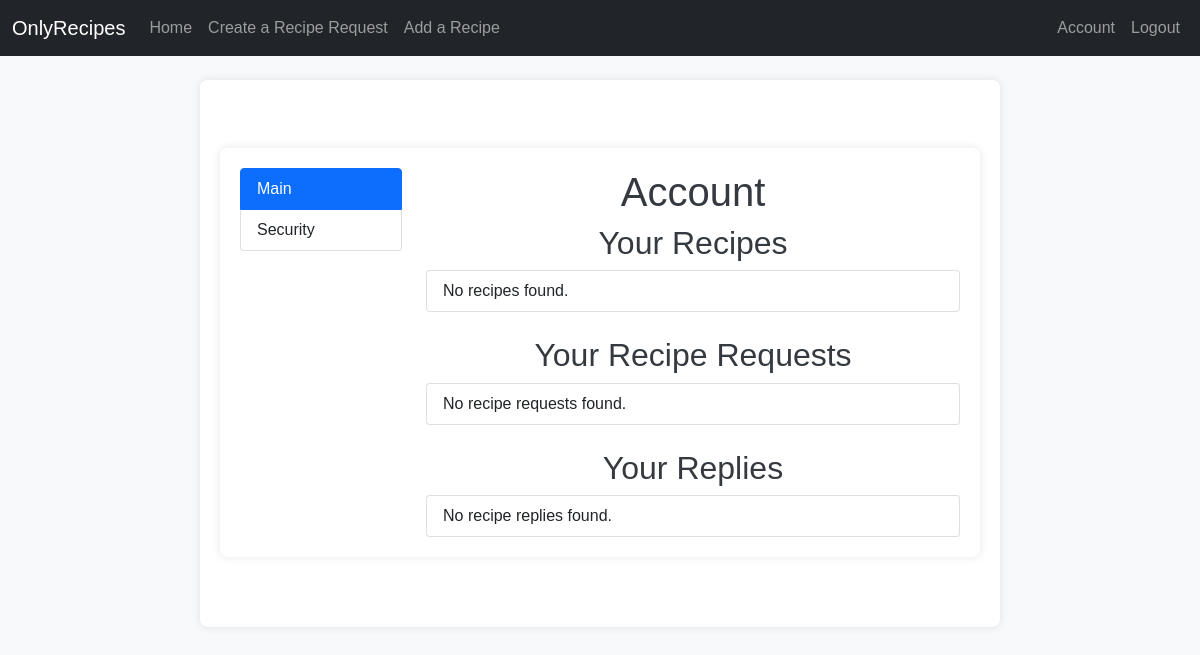
Page /account (signed in) on the earlier database version.
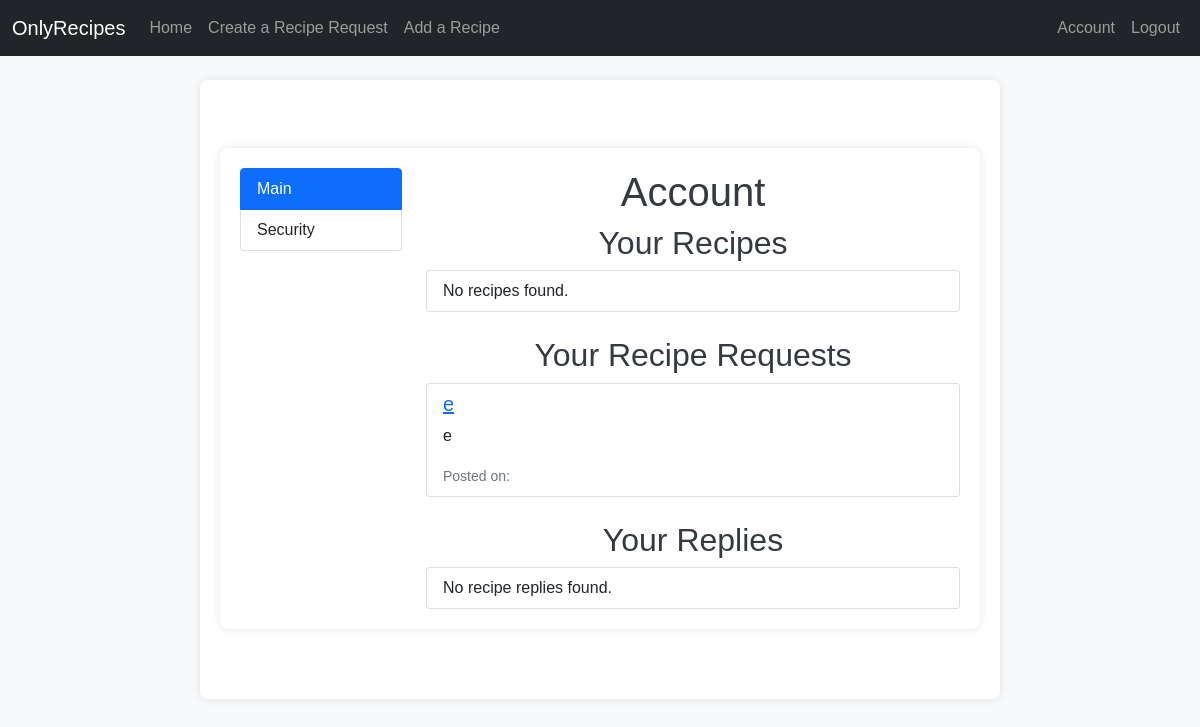
Same page on the later database version.
### app/models.py (models this page shows)
class RecipeRequest(db.Model):
    id = db.Column(db.Integer, primary_key=True)
    title = db.Column(db.String(100), unique=True, nullable=False)
    description = db.Column(db.Text, nullable=False)
    meal_type = db.Column(db.String(50), nullable=False)
    created_at = db.Column(db.DateTime, default=datetime.utcnow)
    ingredients = db.relationship('Ingredient', secondary=recipe_ingredients, lazy='subquery', backref=db.backref('recipe_requests', lazy=True))
    user_id = db.Column(db.Integer, db.ForeignKey('user.id'), nullable=False)

### app/routes.py (the view)
@bp.route('/account')
@login_required
def account():
    recipe_requests = get_user_recipe_requests(current_user)
    recipe_replies = get_user_recipe_replies(current_user)
    return render_template('account.html', recipe_requests=recipe_requests, recipe_replies=recipe_replies, active_tab='main')

### app/models.py (called while the page is built)
@login_manager.user_loader
def load_user(user_id):
    return User.query.get(int(user_id))

### app/routes.py (called while the page is built)
def get_user_recipe_requests(user):
    return RecipeRequest.query.filter_by(user_id=user.id).all()

def get_user_recipe_replies(user):
    return RecipeReply.query.filter_by(user_id=user.id).all()

### app/templates/account.html (shortened to what this page needs)
{% extends "base.html" %}
{% block content %}
<div class="container mt-5">
    <div class="row">
        <div class="col-md-3">
            <div class="list-group">
                <a href="{{ url_for('main.account') }}" class="list-group-item list-group-item-action {% if active_tab == 'main' %}active{% endif %}">Main</a>
                <a href="{{ url_for('main.account_security') }}" class="list-group-item list-group-item-action {% if active_tab == 'security' %}active{% endif %}" id="security-link">Security</a>
            </div>
        </div>
        <div class="col-md-9" id="account-content">
            {% if active_tab == 'main' %}
                <h1>Account</h1>
                <div class="mb-4">
                    <h2>Your Recipes</h2>
                    <ul class="list-group">
                        {% if recipes %}
                            {% for recipe in recipes %}
                                <li class="list-group-item">
                                    <h5><a href="{{ url_for('main.update_recipe', recipe_id=recipe.id) }}">{{ recipe.title }}</a></h5>
                                    <p>{{ recipe.instructions }}</p>
                                    <small class="text-muted">Posted on: {{ recipe.date_posted }}</small>
                                </li>
                            {% endfor %}
                        {% else %}
                            <li class="list-group-item">No recipes found.</li>
                        {% endif %}
                    </ul>
                </div>
                <div class="mb-4">
                    <h2>Your Recipe Requests</h2>
                    <ul class="list-group">
                        {% if recipe_requests %}
                            {% for request in recipe_requests %}
                                <li class="list-group-item">
                                    <h5><a href="{{ url_for('main.update_recipe_request', id=request.id) }}">{{ request.title }}</a></h5>
                                    <p>{{ request.description }}</p>
                                    <small class="text-muted">Posted on: {{ request.date_posted }}</small>
                                </li>
                            {% endfor %}
                        {% else %}
                            <li class="list-group-item">No recipe requests found.</li>
                        {% endif %}
                    </ul>
                </div>
                <div>
                    <h2>Your Replies</h2>
                    <ul class="list-group">
                        {% if recipe_replies %}
                            {% for reply in recipe_replies %}
                                <li class="list-group-item">
                                    <h5><a href="{{ url_for('main.update_reply', id=reply.id) }}">{{ reply.title }}</a></h5>
                                    <p>{{ reply.content }}</p>
                                    <small class="text-muted">Replied on: {{ reply.date_posted }}</small>
                                </li>
                            {% endfor %}
                        {% else %}
                            <li class="list-group-item">No recipe replies found.</li>
                        {% endif %}
                    </ul>
                </div>
            {% elif active_tab == 'security' %}
                {% include 'partials/account_security.html' %}
            {% endif %}
        </div>
    </div>
</div>
{% endblock %}

### app/templates/base.html (shortened to what this page needs)
<!DOCTYPE html>
<html lang="en">
<head>
    <link href="https://cdn.jsdelivr.net/npm/bootstrap@5.1.3/dist/css/bootstrap.min.css" rel="stylesheet">
    <link rel="stylesheet" href="{{ url_for('static', filename='css/styles.css') }}">
</head>
<body>
    <nav class="navbar navbar-expand-lg navbar-dark bg-dark">
        <div class="container-fluid">
            <a class="navbar-brand" href="{{ url_for('main.home') }}">OnlyRecipes</a>
            <div class="collapse navbar-collapse" id="navbarNav">
                <ul class="navbar-nav">
                    <li class="nav-item">
                        <a class="nav-link" href="{{ url_for('main.home') }}">Home</a>
                    </li>
                    {% if current_user.is_authenticated %}
                    <li class="nav-item">
                        <a class="nav-link" href="{{ url_for('main.create_recipe_request') }}">Create a Recipe Request</a>
                    </li>
                    <li class="nav-item">
                        <a class="nav-link" href="{{ url_for('main.add_recipe') }}">Add a Recipe</a>
                    </li>
                    {% endif %}
                </ul>
            </div>
            <ul class="navbar-nav ml-auto">
                {% if current_user.is_authenticated %}
                <li class="nav-item">
                    <a class="nav-link" href="{{ url_for('main.account') }}">Account</a>
                </li>
                <li class="nav-item">
                    <a class="nav-link" href="{{ url_for('main.logout') }}">Logout</a>
                </li>
                {% endif %}
            </ul>
        </div>
    </nav>
    <div class="container mt-4">
        {% block content %}
        {% endblock %}
    </div>
</body>
</html>

### app/static/css/styles.css (style rules this page uses)
body { font-family: Arial, sans-serif; background-color: #f8f9fa; margin: 0; padding: 0; }
.container { max-width: 800px; margin: 50px auto; padding: 20px; background-color: #ffffff; border-radius: 8px; box-shadow: 0 0 10px rgba(0, 0, 0, 0.1); }
h1, h2 { text-align: center; color: #343a40; }

Differences in the rows shown:
added RecipeRequest: title "e", description "e"
Other differences:
text no longer shown: "No recipe requests found."
